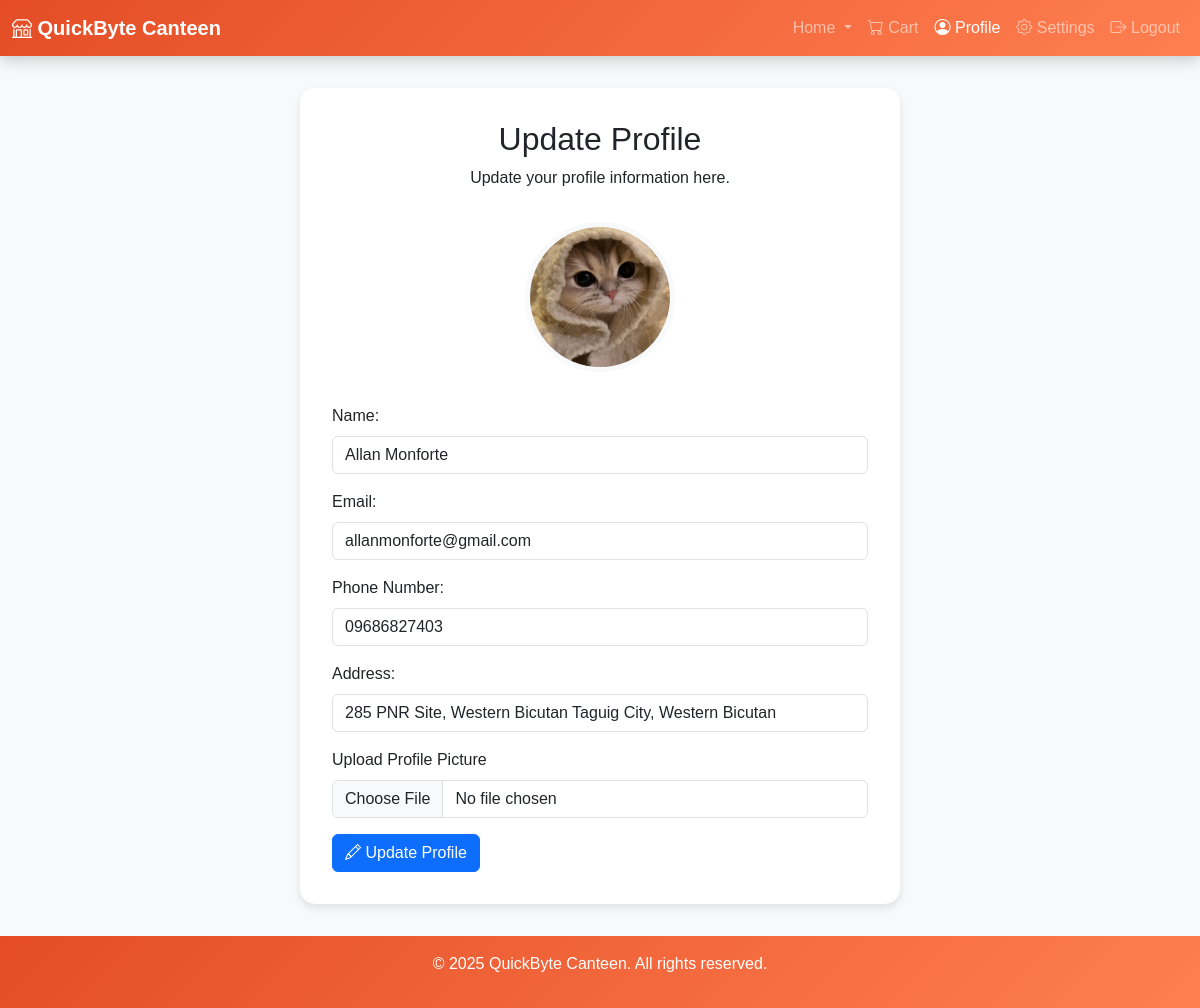
Page /user/update_profile.php (signed in) on the committed database.
### tables this page shows
CREATE TABLE `users` (
  `user_id` int(11) NOT NULL,
  `name` varchar(100) NOT NULL,
  `email` varchar(100) NOT NULL,
  `password` varchar(255) NOT NULL,
  `role` enum('Student','Retailer','Admin') DEFAULT NULL,
  `balance` decimal(10,2) DEFAULT 0.00,
  `phone` varchar(15) DEFAULT NULL,
  `address` varchar(255) DEFAULT NULL,
  `status` tinyint(1) NOT NULL DEFAULT 1,
  `image_path` varchar(255) DEFAULT 'images/default-profile.jpg',
  `email_unique` varchar(255) GENERATED ALWAYS AS (case when `email` = 'ad123min@gmail.com' then NULL else `email` end) STORED
);

### user/update_profile.php (the view, shortened to what this page needs)
<?php
include '../config.php';
$user_id = $_SESSION['user_id'];
$sql = "SELECT name, email, phone, address, image_path FROM users WHERE user_id = ?";
$stmt = $con->prepare($sql);
$stmt->bind_param("i", $user_id);
$stmt->execute();
$result = $stmt->get_result();
$user = $result->fetch_assoc();
?>
<!DOCTYPE html>
<html lang="en">
<head>
    <link rel="stylesheet" href="https://cdn.jsdelivr.net/npm/bootstrap@5.3.0-alpha1/dist/css/bootstrap.min.css">
    <link rel="stylesheet" href="https://cdn.jsdelivr.net/npm/bootstrap-icons/font/bootstrap-icons.css">
</head>
<body>
    <nav class="navbar navbar-expand-lg navbar-dark">
        <div class="container-fluid">
            <a class="navbar-brand" href="index.php"><i class="bi bi-shop"></i> QuickByte Canteen</a>
            <div class="collapse navbar-collapse" id="navbarNav">
                <ul class="navbar-nav ms-auto">
                    <li class="nav-item dropdown">
                        <a class="nav-link dropdown-toggle" href="index.php" id="navbarDropdown" role="button" data-bs-toggle="dropdown" aria-expanded="false">
                            Home
                        </a>
                    </li>
                    <li class="nav-item">
                        <a class="nav-link" href="cart.php"><i class="bi bi-cart"></i> Cart</a>
                    </li>
                    <li class="nav-item">
                        <a class="nav-link active" href="user_profile.php"><i class="bi bi-person-circle"></i> Profile</a>
                    </li>
                    <li class="nav-item">
                        <a class="nav-link" href="settings.php"><i class="bi bi-gear"></i> Settings</a>
                    </li>
                    <li class="nav-item">
                        <a class="nav-link" href="../auth/logout.php"><i class="bi bi-box-arrow-right"></i> Logout</a>
                    </li>
                </ul>
            </div>
        </div>
    </nav>
    <div class="container">
        <div class="update-profile-container">
            <div class="update-profile-header">
                <h2>Update Profile</h2>
                <p>Update your profile information here.</p>
            </div>
            <form method="post" enctype="multipart/form-data">
                <div class="text-center mb-3">
                    <img src="<?php echo htmlspecialchars($user['image_path']); ?>" alt="Profile Picture" class="profile-image">
                </div>
                <div class="mb-3">
                    <label for="name" class="form-label">Name:</label>
                    <input type="text" class="form-control" id="name" name="name" value="<?php echo htmlspecialchars($user['name']); ?>" required>
                </div>
                <div class="mb-3">
                    <label for="email" class="form-label">Email:</label>
                    <input type="email" class="form-control" id="email" name="email" value="<?php echo htmlspecialchars($user['email']); ?>" required>
                </div>
                <div class="mb-3">
                    <label for="phone" class="form-label">Phone Number:</label>
                    <input type="text" class="form-control" id="phone" name="phone" value="<?php echo htmlspecialchars($user['phone']); ?>" required>
                </div>
                <div class="mb-3">
                    <label for="address" class="form-label">Address:</label>
                    <input type="text" class="form-control" id="address" name="address" value="<?php echo htmlspecialchars($user['address']); ?>" required>
                </div>
                <div class="mb-3">
                    <label for="profile_image" class="form-label">Upload Profile Picture</label>
                    <input class="form-control" type="file" id="profile_image" name="profile_image">
                </div>
                <button type="submit" class="btn btn-primary">
                    <i class="bi bi-pencil"></i> Update Profile
                </button>
            </form>
        </div>
    </div>
    <footer>
        <p>&copy; 2025 QuickByte Canteen. All rights reserved.</p>
    </footer>
</body>
</html>

### user/update_profile.php (style rules this page uses)
body { background-color: #f8f9fa; min-height: 100vh; display: flex; flex-direction: column; font-family: 'Poppins', sans-serif; }
.navbar { background: linear-gradient(135deg, #e44d26, #ff7f50); color: white; box-shadow: 0 4px 15px rgba(0, 0, 0, 0.2); }
.navbar-brand { font-weight: bold; }
.update-profile-container { max-width: 600px; margin: 2rem auto; border-radius: 15px; box-shadow: 0 4px 8px rgba(0, 0, 0, 0.1); background-color: #fff; padding: 2rem; }
.update-profile-header { text-align: center; margin-bottom: 2rem; }
.profile-image { width: 150px; height: 150px; border-radius: 50%; object-fit: cover; margin: 0 auto 1rem; border: 5px solid #f8f9fa; }
footer { background: linear-gradient(135deg, #e44d26, #ff7f50); color: white; text-align: center; padding: 1rem 0; margin-top: auto; }

### rows in the picture
users: image_path (picture), name "Allan Monforte", email "allanmonforte@gmail.com", phone "09686827403", address "285 PNR Site, Western Bicutan Taguig City, Western Bicutan"
